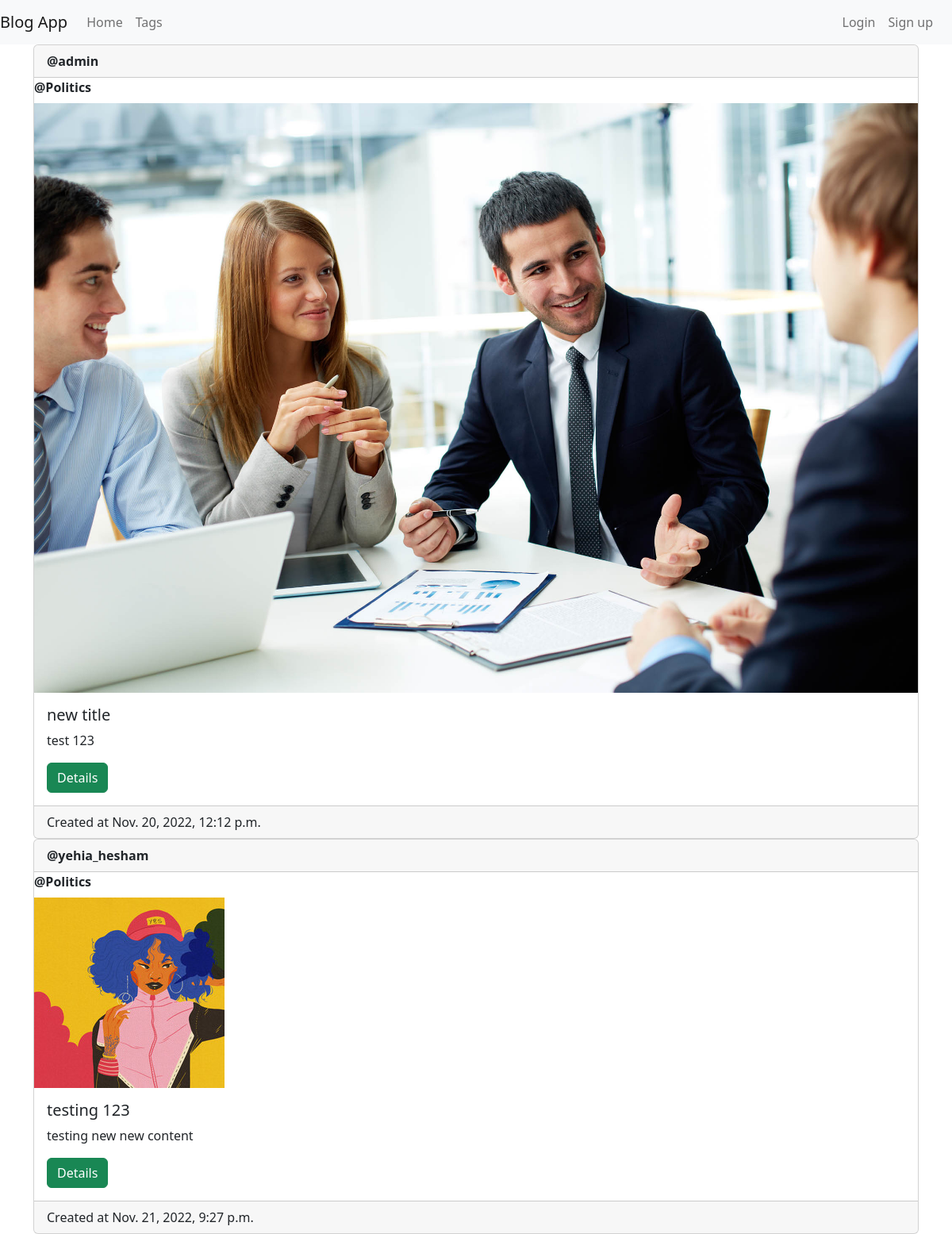
Page /post/3/category on the committed database.
### main/models.py (models this page shows, shortened)
class Post(models.Model):
    author = models.ForeignKey(User, on_delete=models.CASCADE)
    category = models.ForeignKey(Category, on_delete=models.SET_NULL,null=True, blank=True)
    title = models.CharField(max_length=100)
    picture = models.ImageField(upload_to='post/images/',height_field=None, width_field=None,null=True,blank=True)
    content = models.TextField()
    likes = models.ManyToManyField(User,blank=True, related_name='post_like')
    dislikes = models.ManyToManyField(User,blank=True, related_name='post_dislike')
    tags = models.ManyToManyField(Tag,blank=True, related_name='tag_post')
    created_at = models.DateTimeField(auto_now_add=True)
    updated_at = models.DateTimeField(auto_now=True)
    def get_image_url(self):
        return f"/media/{self.picture}"
    def get_show_url(self):
        return reverse("post.description",args=[self.id])

class Category(models.Model):
    name = models.CharField(max_length=100)
    subscribers = models.ManyToManyField(settings.AUTH_USER_MODEL,blank=True, related_name='category_sub')
    created_at = models.DateTimeField(auto_now_add=True)
    updated_at = models.DateTimeField(auto_now=True)

### main/views.py (the view)
# urls.py: path("post/<int:id>/category", views.posts_by_category, name='post.category'),
def posts_by_category(request,id):
    if len(request.user.groups.filter(name='banned')):
        return HttpResponse(f"<h1>Your account ({request.user.username}) is Banned, please contact admin </h1>")
    post_category = Category.objects.get(id=id)
    posts = Post.objects.filter(category = post_category).order_by('created_at')
    categories = Category.objects.all()
    if request.user.is_authenticated and request.POST:
        post_id = request.POST.get("post-id")
        post = Post.objects.filter(id=post_id).first()
        if post and (post.author == request.user or has_group(request.user,'mod') or request.user.is_staff) :
            post.delete()
    return render(request, 'main/posts_by_category.html',{"posts":posts,"categories":categories})

### main/templatetags/has_group.py (called while the page is built)
@register.filter(name='has_group')
def has_group(user, group_name):
    group = Group.objects.get(name=group_name)
    return True if group in user.groups.all() else False

### main/templates/main/posts_by_category.html (shortened to what this page needs)
{% extends 'main/base.html' %}
{% load has_group %}
{% load static %}
{% block content %}
    {% for post in posts %}
    <div class="card  ">
      <div class="card-header"><strong>@{{post.author.username}}</strong></div>
      <div class="card-title"><strong>@{{post.category.name}}</strong></div>
      <div class="bg-image hover-overlay ripple" data-mdb-ripple-color="light">
        <img src="{{post.get_image_url}}" alt="post {{post.title}} image" class="img-fluid" />
      </div>
      <div class="card-body">
        <h5 class="card-title">{{post.title}}</h5>
        <p class="card-text">
          {{post.content}}
        </p>
        <a href="{{post.get_show_url}}" class="btn btn-success"> Details </a>
      </div>
      <div class="card-footer">Created at {{post.created_at}}</div>
    </div>
    {% empty %}
    <p>No Posts found</p>
    {% endfor %}
{% endblock %}

### rows in the picture
Post: author.username "admin", category.name "Politics", get_image_url (picture), title "new title", content "test 123", created_at "Nov. 20, 2022, 12:12 p.m."
Post: author.username "yehia_hesham", category.name "Politics", get_image_url (picture), title "testing 123", content "testing new new content", created_at "Nov. 21, 2022, 9:27 p.m."
